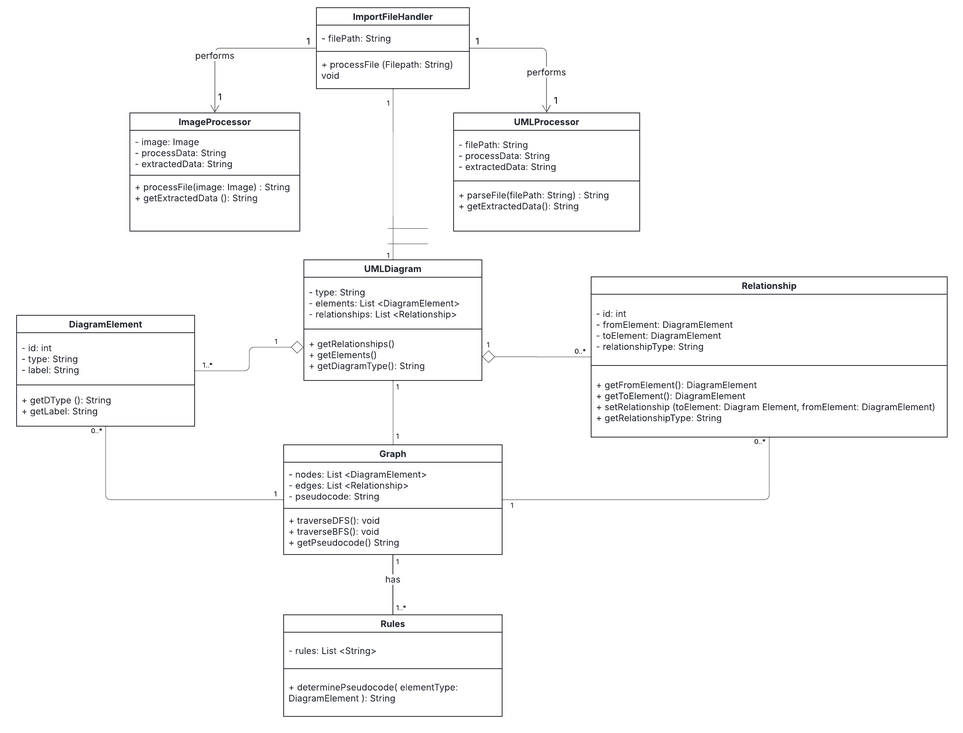
#> input picture images/cd3.png, 963 x 733 px, shrunk from 2380 x 1811 before the run, found by its file name
$ python classDiagram_final.py
#> lines starting #> are read from the running program, lines starting #| are printed output that depends on the picture
import cv2
import numpy as np
import matplotlib.pyplot as plt
import math
import pytesseract
from pytesseract import Output
import json

epsilon_ratio = 0.04

# ---------------- Step 0: Load image ----------------
def load_image(path):
#> called with path = './images/cd3.png'
    image = cv2.imread(path)
#> image is the input picture: shape (733, 963, 3); mean B, G, R 249.3, 249.2, 249.1
    gray = cv2.cvtColor(image, cv2.COLOR_BGR2GRAY)
    return image, gray

# ---------------- Step 1: Threshold ----------------
def threshold_image(gray, thresh_val=150):
#> called with thresh_val = 150
    _, thresh = cv2.threshold(gray, thresh_val, 255, cv2.THRESH_BINARY_INV)
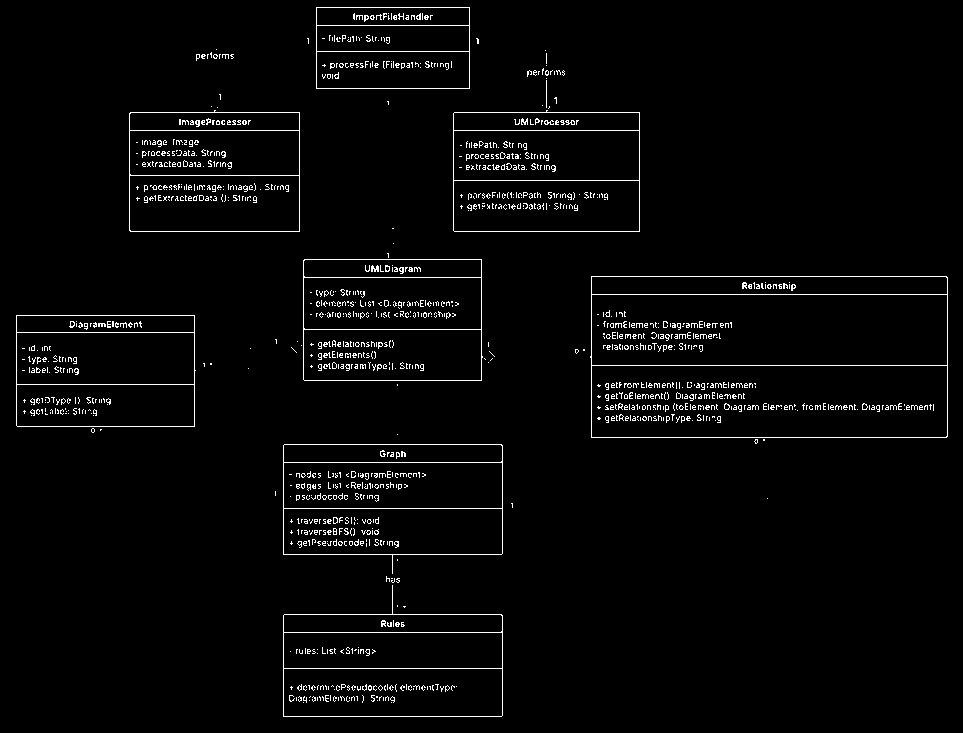
#> thresh: shape (733, 963); 2.7% white in thin lines or dots
    return thresh

# ---------------- Step 2: Morphology ----------------
def extract_lines(thresh, vert_len=15, horiz_len=15):
#> called with vert_len = 15, horiz_len = 15
    vertical_kernel = cv2.getStructuringElement(cv2.MORPH_RECT, (1, vert_len))
    horizontal_kernel = cv2.getStructuringElement(cv2.MORPH_RECT, (horiz_len, 1))

    vertical_lines = cv2.morphologyEx(thresh, cv2.MORPH_OPEN, vertical_kernel, iterations=2)
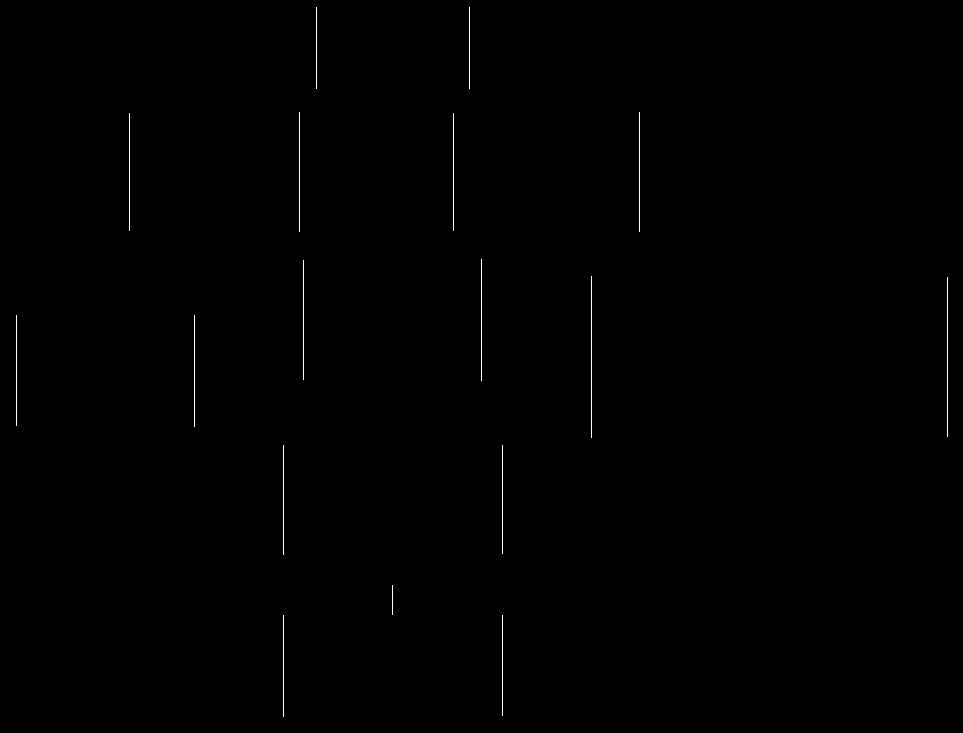
#> vertical_lines: shape (733, 963); 0.27% white in thin lines or dots
    horizontal_lines = cv2.morphologyEx(thresh, cv2.MORPH_OPEN, horizontal_kernel, iterations=2)
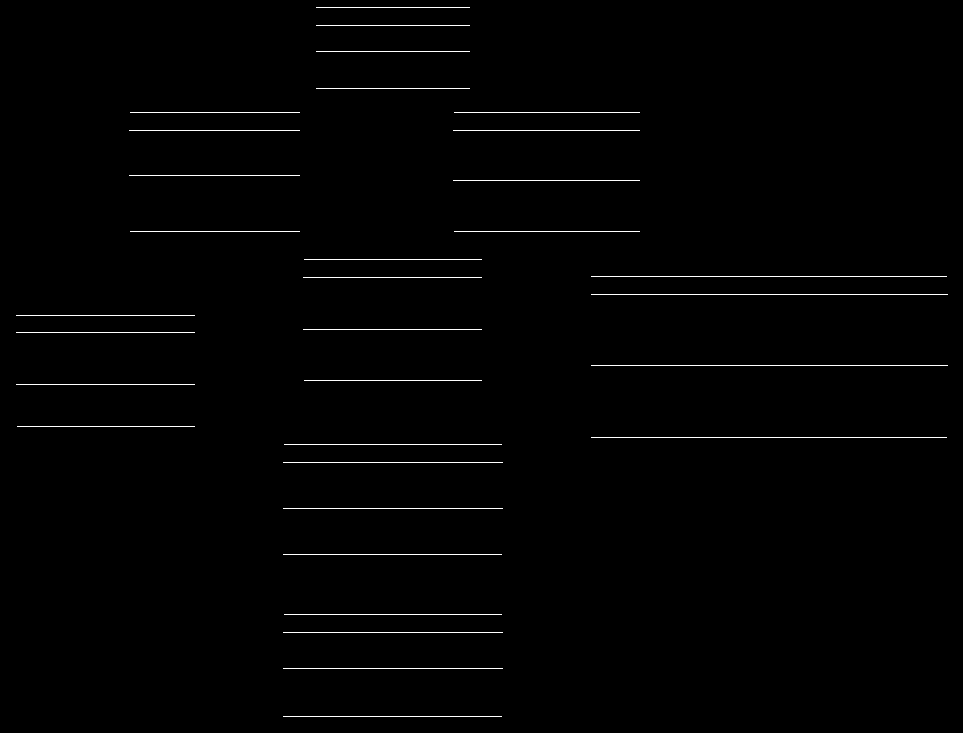
#> horizontal_lines: shape (733, 963); 0.94% white in thin lines or dots

    return vertical_lines, horizontal_lines

# ---------------- Step 3: Contour detection ----------------
def get_segments(lines):
    contours, _ = cv2.findContours(lines, cv2.RETR_EXTERNAL, cv2.CHAIN_APPROX_SIMPLE)
#> contours = 17 contours, all with area under 20
    segments = [cv2.boundingRect(c) for c in contours]  # (x, y, w, h)
#> segments = 17 items, first 6: (502, 615, 1, 101), (283, 615, 1, 102), (392, 585, 1, 30), (502, 445, 1, 109), (283, 445, 1, 110), (194, 315, 1, 112)
#> (the rest of the program and of its run is left out)
